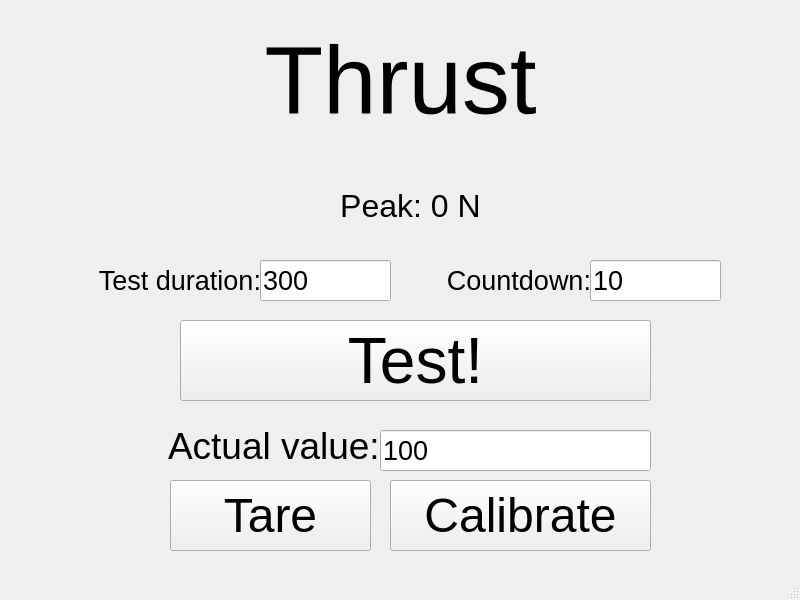
<?xml version="1.0" encoding="UTF-8"?>
<ui version="4.0">
 <class>MainWindow</class>
 <widget class="QMainWindow" name="MainWindow">
  <property name="geometry">
   <rect>
    <x>0</x>
    <y>0</y>
    <width>800</width>
    <height>600</height>
   </rect>
  </property>
  <property name="windowTitle">
   <string>MainWindow</string>
  </property>
  <widget class="QWidget" name="centralwidget">
   <widget class="QPushButton" name="testButton">
    <property name="geometry">
     <rect>
      <x>180</x>
      <y>320</y>
      <width>471</width>
      <height>81</height>
     </rect>
    </property>
    <property name="font">
     <font>
      <pointsize>48</pointsize>
     </font>
    </property>
    <property name="text">
     <string>Test!</string>
    </property>
   </widget>
   <widget class="QLabel" name="titleLabel">
    <property name="geometry">
     <rect>
      <x>50</x>
      <y>-20</y>
      <width>701</width>
      <height>201</height>
     </rect>
    </property>
    <property name="font">
     <font>
      <pointsize>72</pointsize>
     </font>
    </property>
    <property name="text">
     <string>Thrust</string>
    </property>
    <property name="alignment">
     <set>Qt::AlignCenter</set>
    </property>
   </widget>
   <widget class="QLineEdit" name="actualValue">
    <property name="geometry">
     <rect>
      <x>380</x>
      <y>430</y>
      <width>271</width>
      <height>41</height>
     </rect>
    </property>
    <property name="font">
     <font>
      <pointsize>20</pointsize>
     </font>
    </property>
    <property name="text">
     <string>100</string>
    </property>
   </widget>
   <widget class="QPushButton" name="tareButton">
    <property name="geometry">
     <rect>
      <x>170</x>
      <y>480</y>
      <width>201</width>
      <height>71</height>
     </rect>
    </property>
    <property name="font">
     <font>
      <pointsize>36</pointsize>
     </font>
    </property>
    <property name="text">
     <string>Tare</string>
    </property>
   </widget>
   <widget class="QPushButton" name="calibrateButton">
    <property name="geometry">
     <rect>
      <x>390</x>
      <y>480</y>
      <width>261</width>
      <height>71</height>
     </rect>
    </property>
    <property name="font">
     <font>
      <pointsize>36</pointsize>
     </font>
    </property>
    <property name="text">
     <string>Calibrate</string>
    </property>
   </widget>
   <widget class="QLabel" name="label_2">
    <property name="geometry">
     <rect>
      <x>168</x>
      <y>405</y>
      <width>231</width>
      <height>81</height>
     </rect>
    </property>
    <property name="font">
     <font>
      <pointsize>28</pointsize>
     </font>
    </property>
    <property name="text">
     <string>Actual value:</string>
    </property>
   </widget>
   <widget class="QLineEdit" name="testDuration">
    <property name="geometry">
     <rect>
      <x>260</x>
      <y>260</y>
      <width>131</width>
      <height>41</height>
     </rect>
    </property>
    <property name="font">
     <font>
      <pointsize>20</pointsize>
     </font>
    </property>
    <property name="text">
     <string>300</string>
    </property>
   </widget>
   <widget class="QLabel" name="label">
    <property name="geometry">
     <rect>
      <x>90</x>
      <y>260</y>
      <width>171</width>
      <height>41</height>
     </rect>
    </property>
    <property name="font">
     <font>
      <pointsize>20</pointsize>
     </font>
    </property>
    <property name="text">
     <string>Test duration:</string>
    </property>
    <property name="alignment">
     <set>Qt::AlignRight|Qt::AlignTrailing|Qt::AlignVCenter</set>
    </property>
   </widget>
   <widget class="QLabel" name="label_3">
    <property name="geometry">
     <rect>
      <x>400</x>
      <y>260</y>
      <width>191</width>
      <height>41</height>
     </rect>
    </property>
    <property name="font">
     <font>
      <pointsize>20</pointsize>
     </font>
    </property>
    <property name="text">
     <string>Countdown:</string>
    </property>
    <property name="alignment">
     <set>Qt::AlignRight|Qt::AlignTrailing|Qt::AlignVCenter</set>
    </property>
   </widget>
   <widget class="QLineEdit" name="countdown">
    <property name="geometry">
     <rect>
      <x>590</x>
      <y>260</y>
      <width>131</width>
      <height>41</height>
     </rect>
    </property>
    <property name="font">
     <font>
      <pointsize>20</pointsize>
     </font>
    </property>
    <property name="text">
     <string>10</string>
    </property>
   </widget>
   <widget class="QLabel" name="peakThrustLabel">
    <property name="geometry">
     <rect>
      <x>320</x>
      <y>180</y>
      <width>181</width>
      <height>51</height>
     </rect>
    </property>
    <property name="font">
     <font>
      <pointsize>24</pointsize>
     </font>
    </property>
    <property name="text">
     <string>Peak: 0 N</string>
    </property>
    <property name="alignment">
     <set>Qt::AlignCenter</set>
    </property>
   </widget>
  </widget>
  <widget class="QMenuBar" name="menubar">
   <property name="geometry">
    <rect>
     <x>0</x>
     <y>0</y>
     <width>800</width>
     <height>22</height>
    </rect>
   </property>
  </widget>
  <widget class="QStatusBar" name="statusbar"/>
 </widget>
 <resources/>
 <connections/>
</ui>
